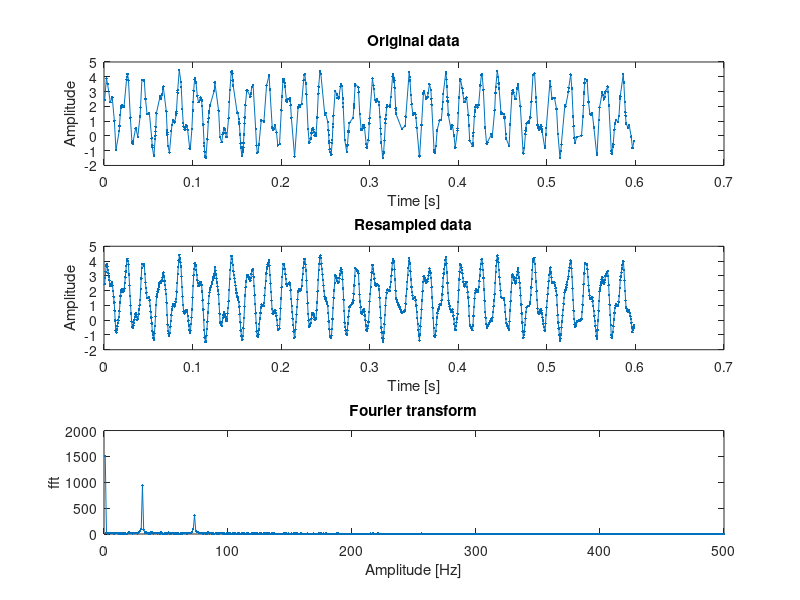

This figure's MATLAB source:
%% Assignment 12 - Exercice 1
clear; clc; clf;

%% load data
data = load('hw12_data.txt');

t = data(:,1);
y = data(:,2);

% sort time
[t, indices] = sort(t);
y = y(indices);

%% interpolate and sample
minTime = t(1);
maxTime = t(end);
N = 1000;
fs = maxTime/(N-1);

tt = linspace(minTime,maxTime,1000);
yy = interp1(t,y,tt);

%% fourier transform
F = abs(fft(yy));

%% plots
subplot(311);
plot(t,y, '.-');
title('Original data');
xlabel('Time [s]');
ylabel('Amplitude');

subplot(312);
plot(tt,yy, '.-');
title('Resampled data');
xlabel('Time [s]');
ylabel('Amplitude');

subplot(313);
plot(F, '.-');
title('Fourier transform');
xlabel('Amplitude [Hz]');
ylabel('fft');
xlim([0,500]);
